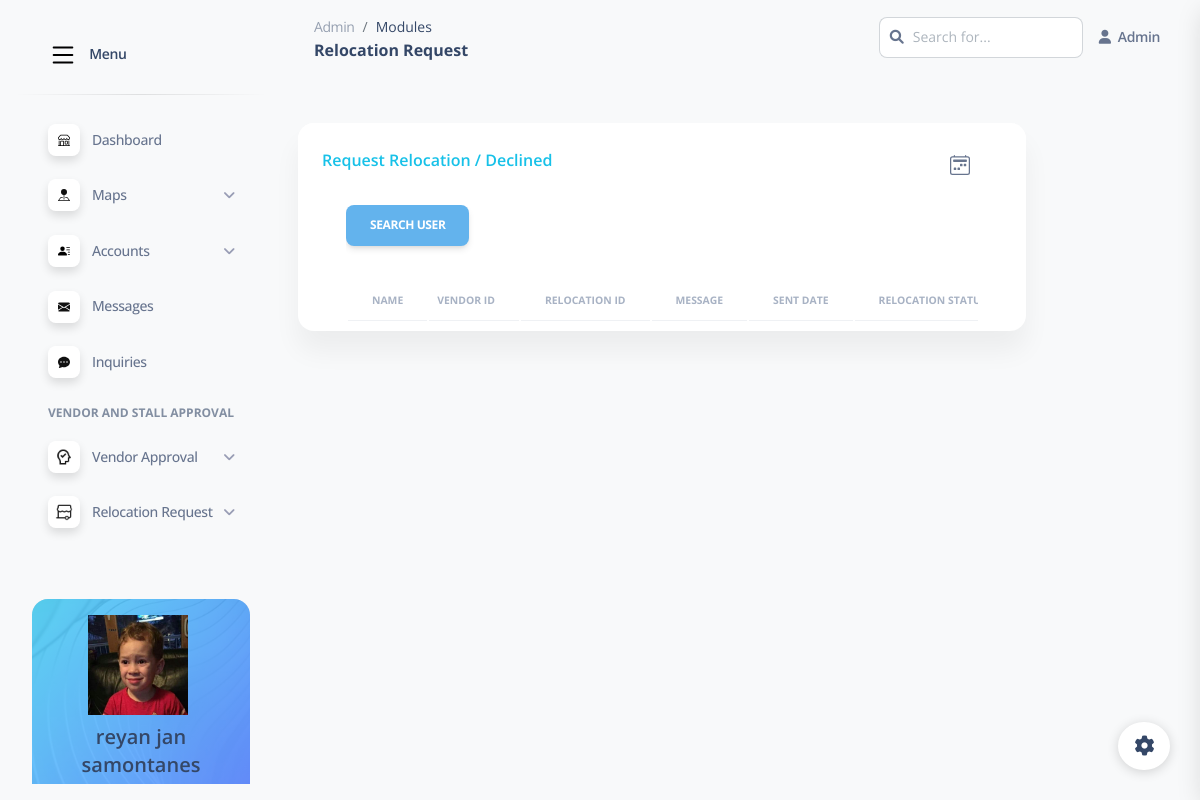
Page /AMRelReqDeclined.php (signed in) on the committed database.
### tables this page shows
CREATE TABLE `users` (
  `id` int(11) NOT NULL,
  `username` varchar(50) NOT NULL,
  `password` varchar(50) NOT NULL,
  `first_name` varchar(255) NOT NULL,
  `middle_name` varchar(255) NOT NULL,
  `last_name` varchar(255) NOT NULL,
  `age` int(11) DEFAULT NULL,
  `address` varchar(255) DEFAULT NULL,
  `email_add` varchar(255) DEFAULT NULL,
  `contact_no` bigint(20) DEFAULT NULL,
  `user_type` enum('ADMIN','CASHIER','DOCUMENT_HANDLER','CUSTOMER_SERVICE') NOT NULL,
  `picture_profile` varchar(255) DEFAULT NULL
);

### AMRelReqDeclined.php (the view, shortened to what this page needs)
<?php
$user_id = $_SESSION['id'];
include('database_config.php');
$conn = new mysqli($db_host, $db_user, $db_password, $db_name);
$sql = "SELECT * FROM users WHERE id = ?";
$stmt = $conn->prepare($sql);
$stmt->bind_param("i", $user_id);
$stmt->execute();
$result = $stmt->get_result();
$user = $result->fetch_assoc();
?>
<!DOCTYPE html>
<html lang="en">
<head>
  <link href="assets2/css/nucleo-icons.css" rel="stylesheet" />
  <link href="assets2/css/nucleo-svg.css" rel="stylesheet" />
  <link href="assets2/css/nucleo-svg.css" rel="stylesheet" />
  <link id="pagestyle" href="assets2/css/soft-ui-dashboard.css?v=1.0.7" rel="stylesheet" />
  <link rel="stylesheet" href="https://cdnjs.cloudflare.com/ajax/libs/font-awesome/6.0.0-beta3/css/all.min.css">
</head>
<body class="g-sidenav-show  bg-gray-100">
<aside class="sidenav navbar navbar-vertical navbar-expand-xs border-0 border-radius-xl my-3 fixed-start ms-3 "
    id="sidenav-main">
    <div class="sidenav-header">
      <a class="navbar-brand m-0" href="#" target="_blank">
        <span class="ms-2 font-weight-bold">Menu</span>
      </a>
    </div>
    <hr class="horizontal dark mt-0">
    <div class="collapse navbar-collapse  w-auto " id="sidenav-collapse-main">
      <ul class="navbar-nav">
        <li class="nav-item">
          <a class="nav-link " href="Admin.php">
            <div
              class="icon icon-shape icon-sm shadow border-radius-md bg-white text-center me-2 d-flex align-items-center justify-content-center">
            </div>
            <span class="nav-link-text ms-1">Dashboard</span>
          </a>
        </li>
        <li class="nav-item">
          <a class="nav-link collapsed" href="#" data-bs-toggle="collapse" data-bs-target="#collapseMaps"
            aria-expanded="false" aria-controls="collapseMaps">
            <div
              class="icon icon-shape icon-sm shadow border-radius-md bg-white text-center me-2 d-flex align-items-center justify-content-center">
            </div>
            <span class="nav-link-text ms-1">Maps</span>
          </a>
        </li>
        <li class="nav-item">
          <a class="nav-link collapsed" href="#" data-bs-toggle="collapse" data-bs-target="#collapseAccounts"
            aria-expanded="false" aria-controls="collapseAccounts">
            <div
              class="icon icon-shape icon-sm shadow border-radius-md bg-white text-center me-2 d-flex align-items-center justify-content-center">
            </div>
            <span class="nav-link-text ms-1">Accounts</span>
          </a>
        </li>
        <li class="nav-item">
          <a class="nav-link " href="AMmessages.php">
            <div
              class="icon icon-shape icon-sm shadow border-radius-md bg-white text-center me-2 d-flex align-items-center justify-content-center">
            </div>
            <span class="nav-link-text ms-1">Messages</span>
          </a>
        </li>
        <li class="nav-item">
          <a class="nav-link " href="AMinquiries.php">
            <div
              class="icon icon-shape icon-sm shadow border-radius-md bg-white text-center me-2 d-flex align-items-center justify-content-center">
            </div>
            <span class="nav-link-text ms-1">Inquiries</span>
          </a>
        </li>
        <li class="nav-item mt-3">
          <h6 class="ps-4 ms-2 text-uppercase text-xs font-weight-bolder opacity-6">Vendor and Stall Approval</h6>
        </li>
        <li class="nav-item">
          <a class="nav-link collapsed" href="#" data-bs-toggle="collapse" data-bs-target="#collapseVendorApproval"
            aria-expanded="false" aria-controls="collapseVendorApproval">
            <div
              class="icon icon-shape icon-sm shadow border-radius-md bg-white text-center me-2 d-flex align-items-center justify-content-center">
              <img src="image/icons/icons8-approve-48.png" alt="approveicon" width="18px" height="18px">
            </div>
            <span class="nav-link-text ms-1">Vendor Approval</span>
          </a>
        </li>
        <li class="nav-item">
          <a class="nav-link collapsed" href="#" data-bs-toggle="collapse" data-bs-target="#collapseRelRequest"
            aria-expanded="false" aria-controls="collapseRelRequest">
            <div
              class="icon icon-shape icon-sm shadow border-radius-md bg-white text-center me-2 d-flex align-items-center justify-content-center">
              <img src="image/icons/icons8-kiosk-on-wheels-48.png" alt="relocationimg" width="18px" height="18px">
            </div>
            <span class="nav-link-text ms-1">Relocation Request</span>
          </a>
        </li>
      </ul>
    </div>
    <div class="sidenav-footer mx-3 mt-5">
      <div class="card card-background shadow-none card-background-mask-info" id="sidenavCard">
        <div class="card-body text-start p-3 w-100">
          <?php
          $profilePicture = !empty($user['picture_profile']) ? $user['picture_profile'] : 'image/profile.jpg';
          ?>
          <img src="<?php echo htmlspecialchars($profilePicture); ?>" class="img-fluid" alt="Admin Profile Picture"
            style="min-width: 20px; min-height: 20px; height: 100px; width: 100px; margin-left: 40px;">
          <h5 class="text-center mt-2">
            <?php echo htmlspecialchars($user['first_name']) . ' ' . htmlspecialchars($user['middle_name']) . ' ' . htmlspecialchars($user['last_name']); ?>
          </h5>
        </div>
      </div>
    </div>
  </aside>
  <main class="main-content position-relative max-height-vh-100 h-100 border-radius-lg ">
    <nav class="navbar navbar-main navbar-expand-lg px-0 mx-4 shadow-none border-radius-xl" id="navbarBlur" navbar-scroll="true">
      <div class="container-fluid py-1 px-3">
        <nav aria-label="breadcrumb">
          <ol class="breadcrumb bg-transparent mb-0 pb-0 pt-1 px-0 me-sm-6 me-5">
            <li class="breadcrumb-item text-sm"><a class="opacity-5 text-dark" href="javascript:;">Admin</a></li>
            <li class="breadcrumb-item text-sm text-dark active" aria-current="page">Modules</li>
          </ol>
          <h6 class="font-weight-bolder mb-0">Relocation Request</h6>
        </nav>
        <div class="collapse navbar-collapse mt-sm-0 mt-2 me-md-0 me-sm-4" id="navbar">
          <div class="ms-md-auto pe-md-3 d-flex align-items-center">
            <div class="input-group">
              <span class="input-group-text text-body"><i class="fas fa-search" aria-hidden="true"></i></span>
              <input type="text" class="form-control" placeholder="Search for...">
            </div>
          </div>
          <ul class="navbar-nav  justify-content-end">
            <li class="nav-item d-flex align-items-center">
              <a href="javascript:;" class="nav-link text-body font-weight-bold px-0">
                <i class="fa fa-user me-sm-1"></i>
                <span class="d-sm-inline d-none">Admin</span>
              </a>
            </li>
          </ul>
        </div>
      </div>
    </nav>
    <div class="container-fluid py-4">
<div class="row my-4">
    <div class="col-lg-10 col-md-6 mb-md-0 mb-4">
        <div class="card">
            <div class="card-header pb-0">
                <div class="row">
                    <div class="col-lg-6 col-7">
                        <h6 class="text-info">Request Relocation / Declined</h6>
                    </div>
                    <div class="col-lg-6 col-5 my-auto text-end">
                        <div class="dropdown float-lg-end pe-4 mx-2">
                        </div>
                    </div>
                </div>
            </div>
            <div class="card-body px-5 pb-2">
    <div class="table-responsive">
        <div class="d-flex justify-content-between mb-3">
            <button class="btn btn-primary" type="button" data-bs-toggle="dropdown" aria-expanded="false">
                Search User
            </button>
        </div>
        <table class="table align-items-center mb-0">
            <thead>
                <tr>
                <th class="text-center text-uppercase text-secondary text-xxs font-weight-bolder opacity-7">Name</th>
                <th class="text-center text-uppercase text-secondary text-xxs font-weight-bolder opacity-7 ps-2">Vendor ID</th>
                <th class="text-center text-uppercase text-secondary text-xxs font-weight-bolder opacity-7">Relocation ID</th>
                <th class="text-center text-uppercase text-secondary text-xxs font-weight-bolder opacity-7">Message</th>
                <th class="text-center text-uppercase text-secondary text-xxs font-weight-bolder opacity-7">Sent Date</th>
                <th class="text-center text-uppercase text-secondary text-xxs font-weight-bolder opacity-7">Relocation Status</th>
                </tr>
            </thead>
        </table>
    </div>
</div>
  </main>
  <div class="fixed-plugin">
    <a class="fixed-plugin-button text-dark position-fixed px-3 py-2" href="#">
      <i class="fas fa-cog"></i> </a>
  </div>
  <link rel="stylesheet" href="loading.css">
</body>
</html>

### assets2/css/nucleo-svg.css (style rules this page uses)
.icon { display: inline-block; color: #111111; height: 1em; width: 1em; }
.icon-sm { height: 0.8em; width: 0.8em; }
.icon { fill: currentColor; stroke: none; }

### rows in the picture
users: picture_profile (picture), first_name "reyan", middle_name "jan", last_name "samontanes"
